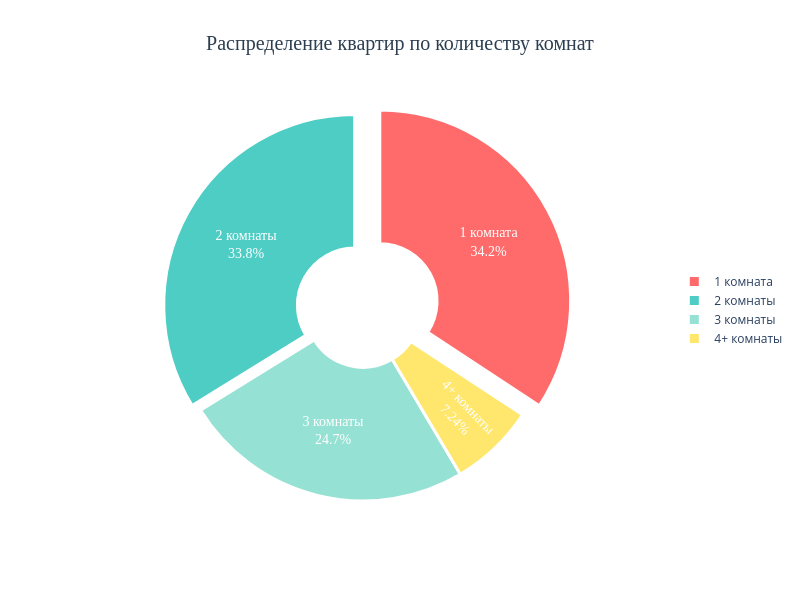

Notebook source saved alongside this figure:
### Markdown cell above
## Задание 8. Круговая диаграмма

**Задача:** Построить круговую диаграмму для другого категориального признака.

### Code cell
# Круговая диаграмма с Plotly (интерактивная и красивая)
import plotly.graph_objects as go

# Подготовка данных
rooms_filtered = df_clean[df_clean['rooms'] > 0].copy()
rooms_filtered['rooms_grouped'] = rooms_filtered['rooms'].apply(
    lambda x: '4+ комнаты' if x >= 4 else f'{int(x)} комната' if x == 1 else f'{int(x)} комнаты'
)
rooms_counts = rooms_filtered['rooms_grouped'].value_counts()

# Сортируем
order = ['1 комната', '2 комнаты', '3 комнаты', '4+ комнаты']
rooms_counts = rooms_counts.reindex([x for x in order if x in rooms_counts.index])

# Создаем красивую диаграмму
fig = go.Figure(data=[go.Pie(
    labels=rooms_counts.index,
    values=rooms_counts.values,
    hole=0.3,  # Делаем "пончик" - выглядит современнее
    marker=dict(
        colors=['#FF6B6B', '#4ECDC4', '#95E1D3', '#FFE66D'],
        line=dict(color='white', width=3)
    ),
    textinfo='label+percent',
    textfont=dict(size=14, color='white', family='Arial Black'),
    pull=[0.1, 0.05, 0, 0]  # Выделяем первые сегменты
)])

fig.update_layout(
    title={
        'text': 'Распределение квартир по количеству комнат',
        'font': {'size': 20, 'color': '#2C3E50', 'family': 'Arial Black'},
        'x': 0.5,
        'xanchor': 'center'
    },
    showlegend=True,
    legend=dict(
        orientation="v",
        yanchor="middle",
        y=0.5,
        xanchor="left",
        x=1.05,
        font=dict(size=12)
    ),
    width=800,
    height=600
)

fig.show()

print(f"\nСтатистика:")
for label, count in zip(rooms_counts.index, rooms_counts.values):
    print(f"{label}: {count:,} ({count/len(rooms_filtered)*100:.1f}%)")

### Figure 1 — Plotly figure (JSON) as saved in the notebook; plotly's stock layout.template omitted (floating-point values rounded to 4 significant figures)
{"data": [{"hole": 0.3, "labels": ["1 комната", "2 комнаты", "3 комнаты", "4+ комнаты"], "marker": {"colors": ["#FF6B6B", "#4ECDC4", "#95E1D3", "#FFE66D"], "line": {"color": "white", "width": 3}}, "pull": [0.1, 0.05, 0, 0], "textfont": {"color": "white", "family": "Arial Black", "size": 14}, "textinfo": "label+percent", "type": "pie", "values": [8004, 7897, 5779, 1691]}], "layout": {"height": 600, "legend": {"font": {"size": 12}, "orientation": "v", "x": 1.05, "xanchor": "left", "y": 0.5, "yanchor": "middle"}, "showlegend": true, "title": {"font": {"color": "#2C3E50", "family": "Arial Black", "size": 20}, "text": "Распределение квартир по количеству комнат", "x": 0.5, "xanchor": "center"}, "width": 800}}
